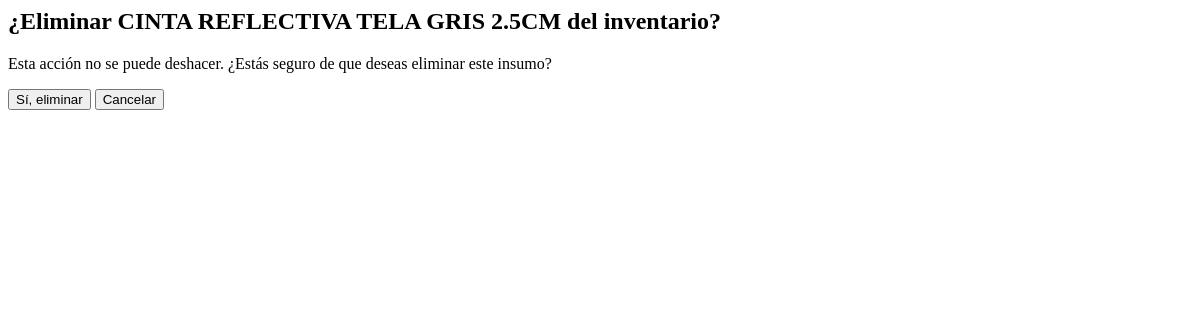
Page /inventario/insumos/eliminar/1/ (signed in) on the earlier database version.
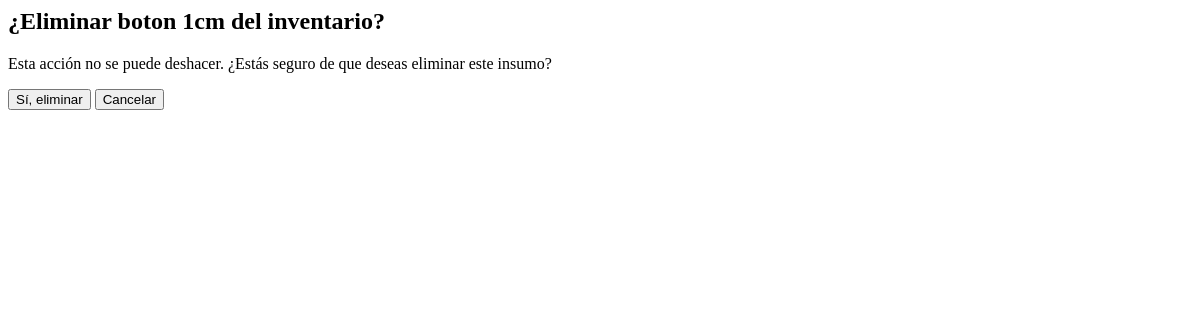
Same page on the later database version.
### apps/inventario/models.py (models this page shows, shortened)
class Insumos(models.Model):
    ID = models.AutoField(primary_key=True)
    descripcion = models.CharField(max_length=200)
    inventario = models.DecimalField(decimal_places=0 , max_digits=20)
    precio = models.DecimalField(max_digits=12, decimal_places=0)
    fecha_edicion = models.DateField(auto_now=True)
    categoria = models.CharField(max_length=50, choices=CATEGORIA)

### apps/inventario/views.py (the view)
# urls.py: path('inventario/insumos/eliminar/<int:insumoID>/', InsumosDeleteView.as_view(), name='insumos_eliminar'),
class InsumosDeleteView(LoginRequiredMixin, DeleteView):
    model = Insumos
    template_name = 'inventario/insumos_eliminar.html'
    success_url = reverse_lazy('insumos_home')
    pk_url_kwarg = 'insumoID'

### templates/inventario/insumos_eliminar.html (shortened to what this page needs)
<div class="modal" id="modal">
  <div class="modal-content-eliminar">
    <div class="modal_header">
      <h2>¿Eliminar {{ object.descripcion }} del inventario?</h2>
      <form method="post" action="{% url 'insumos_eliminar' object.ID %}">
        <p>Esta acción no se puede deshacer. ¿Estás seguro de que deseas eliminar este insumo?</p>
        <div class="confirmation_container">
          <button type="submit" class="btn btn-download">Sí, eliminar</button>
          <button type="button" class="btn btn-primary" onclick="cerrar_modal()">Cancelar</button>
        </div>
      </form>
    </div>
  </div>
</div>

Differences in the rows shown:
changed Insumos: descripcion "CINTA REFLECTIVA TELA GRIS 2.5CM" → "boton 1cm"
